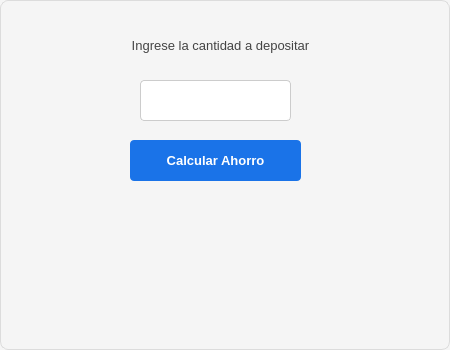
<?xml version="1.0" encoding="UTF-8"?>
<ui version="4.0">
 <class>Dialog</class>
 <widget class="QDialog" name="Dialog">
  <property name="geometry">
   <rect>
    <x>0</x>
    <y>0</y>
    <width>450</width>
    <height>350</height>
   </rect>
  </property>
  <property name="font">
   <font>
    <pointsize>10</pointsize>
   </font>
  </property>
  <property name="windowTitle">
   <string>Cuenta de ahorros</string>
  </property>
  <property name="styleSheet">
   <string notr="true">/* Estilo general del diálogo */
QDialog {
    background-color: #f5f5f5;   /* Fondo claro */
    border: 1px solid #dcdcdc;   /* Borde sutil */
    border-radius: 8px;          /* Esquinas suaves */
    color: #333333;              /* Texto neutro */
}

/* Etiquetas */
QLabel {
    color: #444444;              /* Gris oscuro para contraste */
    padding: 4px;
}

/* Campos de texto */
QLineEdit {
    background-color: #ffffff;   /* Fondo blanco */
    border: 1px solid #cccccc;   /* Borde suave */
    border-radius: 4px;
    padding: 6px;
    selection-background-color: #87cefa; /* Azul claro al seleccionar */
    selection-color: #000000;
}

QLineEdit:focus {
    border: 1px solid #1a73e8;   /* Azul corporativo al enfocar */
    background-color: #fafafa;
}

/* Botones */
QPushButton {
    background-color: #1a73e8;   /* Azul profesional */
    color: #ffffff;
    border: none;
    border-radius: 4px;
    padding: 8px 14px;
    font-weight: bold;
}

QPushButton:hover {
    background-color: #1669c1;   /* Azul más intenso al pasar el cursor */
}

QPushButton:pressed {
    background-color: #0d47a1;   /* Azul profundo al presionar */
}

QPushButton:disabled {
    background-color: #e0e0e0;   /* Gris claro para deshabilitado */
    color: #888888;
}
</string>
  </property>
  <widget class="QLabel" name="label">
   <property name="geometry">
    <rect>
     <x>20</x>
     <y>20</y>
     <width>401</width>
     <height>51</height>
    </rect>
   </property>
   <property name="text">
    <string>Ingrese la cantidad a depositar</string>
   </property>
   <property name="alignment">
    <set>Qt::AlignCenter</set>
   </property>
  </widget>
  <widget class="QLineEdit" name="ent_ah">
   <property name="geometry">
    <rect>
     <x>140</x>
     <y>80</y>
     <width>151</width>
     <height>41</height>
    </rect>
   </property>
  </widget>
  <widget class="QPushButton" name="btn_calcular">
   <property name="geometry">
    <rect>
     <x>130</x>
     <y>140</y>
     <width>171</width>
     <height>41</height>
    </rect>
   </property>
   <property name="text">
    <string>Calcular Ahorro</string>
   </property>
  </widget>
  <widget class="QLabel" name="lbl_resultado">
   <property name="geometry">
    <rect>
     <x>20</x>
     <y>200</y>
     <width>421</width>
     <height>131</height>
    </rect>
   </property>
   <property name="text">
    <string/>
   </property>
   <property name="alignment">
    <set>Qt::AlignCenter</set>
   </property>
  </widget>
 </widget>
 <resources/>
 <connections/>
</ui>
